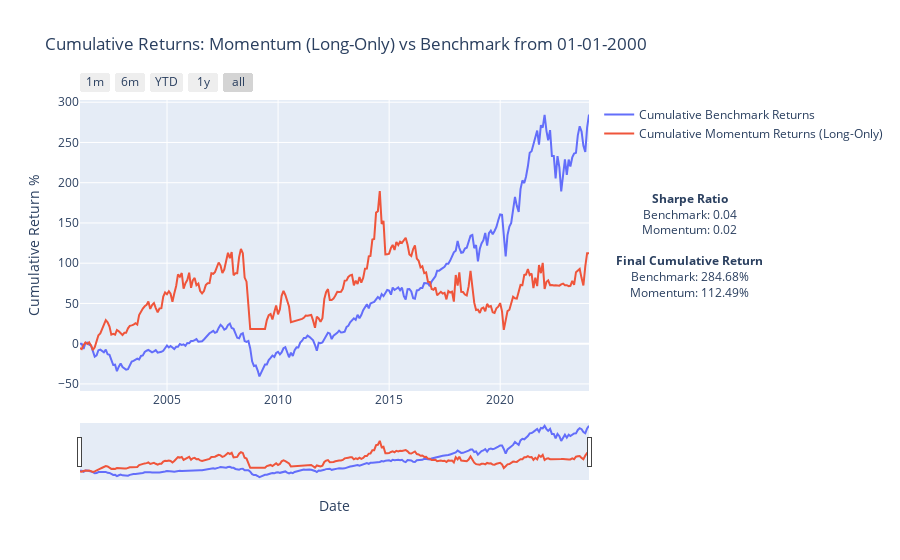

The code cell stored with this chart in its notebook:
### Code cell
# Calculate Sharpe ratios
sharpe_ratio_benchmark, x = calculate_sharpe_ratio(gains)
sharpe_ratio_momentum, y = calculate_sharpe_ratio(pd.Series(long_dict))

# Final cumulative returns
final_cumulative_return_benchmark = cumulative_benchmark_returns.iloc[-1] * 100
final_cumulative_return_momentum = cumulative_momentum_returns.iloc[-1] * 100

# Create a Plotly figure
fig = go.Figure()

# Add the cumulative benchmark returns line trace
fig.add_trace(
    go.Scatter(
        x=cumulative_benchmark_returns.index,
        y=cumulative_benchmark_returns * 100,
        mode='lines',
        name='Cumulative Benchmark Returns'
    )
)

# Add the cumulative momentum returns line trace
fig.add_trace(
    go.Scatter(
        x=cumulative_momentum_returns.index,
        y=cumulative_momentum_returns * 100,
        mode='lines',
        name='Cumulative Momentum Returns (Long-Only)'
    )
)

# Configure the x-axis to show months when zoomed in and add range selector buttons
fig.update_layout(
    title='Cumulative Returns: Momentum (Long-Only) vs Benchmark from 01-01-2000',
    xaxis_title='Date',
    yaxis_title='Cumulative Return %',
    xaxis=dict(
        tickmode='auto',
        rangeslider=dict(
            visible=True
        ),
        rangeselector=dict(
            buttons=list([
                dict(count=1, label="1m", step="month", stepmode="backward"),
                dict(count=6, label="6m", step="month", stepmode="backward"),
                dict(count=1, label="YTD", step="year", stepmode="todate"),
                dict(count=1, label="1y", step="year", stepmode="backward"),
                dict(step="all")
            ])
        ),
        type="date"
    ),
)

# Add annotations for Sharpe ratios and final cumulative returns
annotation_text = (
    f"<b>Sharpe Ratio</b><br>"
    f"Benchmark: {sharpe_ratio_benchmark:.2f}<br>"
    f"Momentum: {sharpe_ratio_momentum:.2f}<br><br>"
    f"<b>Final Cumulative Return</b><br>"
    f"Benchmark: {final_cumulative_return_benchmark:.2f}%<br>"
    f"Momentum: {final_cumulative_return_momentum:.2f}%"
)

fig.add_annotation(
    xref='paper', yref='paper',
    x=1.05, y=0.5,
    xanchor='left', yanchor='middle',
    text=annotation_text,
    showarrow=False,
    font=dict(size=12)
)

# Show the plot
fig.show()

### Figure 1 — Plotly figure (JSON) as saved in the notebook; plotly's stock layout.template omitted (floating-point values rounded to 4 significant figures; data arrays with more than 128 entries replaced by an {"elided": "..."} marker saying what was removed)
{"data": [{"mode": "lines", "name": "Cumulative Benchmark Returns", "type": "scatter", "x": {"elided": "276 str values"}, "y": {"elided": "276 float values"}}, {"mode": "lines", "name": "Cumulative Momentum Returns (Long-Only)", "type": "scatter", "x": {"elided": "276 str values"}, "y": {"elided": "276 float values"}}], "layout": {"annotations": [{"font": {"size": 12}, "showarrow": false, "text": "<b>Sharpe Ratio</b><br>Benchmark: 0.04<br>Momentum: 0.02<br><br><b>Final Cumulative Return</b><br>Benchmark: 284.68%<br>Momentum: 112.49%", "x": 1.05, "xanchor": "left", "xref": "paper", "y": 0.5, "yanchor": "middle", "yref": "paper"}], "title": {"text": "Cumulative Returns: Momentum (Long-Only) vs Benchmark from 01-01-2000"}, "xaxis": {"rangeselector": {"buttons": [{"count": 1, "label": "1m", "step": "month", "stepmode": "backward"}, {"count": 6, "label": "6m", "step": "month", "stepmode": "backward"}, {"count": 1, "label": "YTD", "step": "year", "stepmode": "todate"}, {"count": 1, "label": "1y", "step": "year", "stepmode": "backward"}, {"step": "all"}]}, "rangeslider": {"visible": true}, "tickmode": "auto", "title": {"text": "Date"}, "type": "date"}, "yaxis": {"title": {"text": "Cumulative Return %"}}}}
